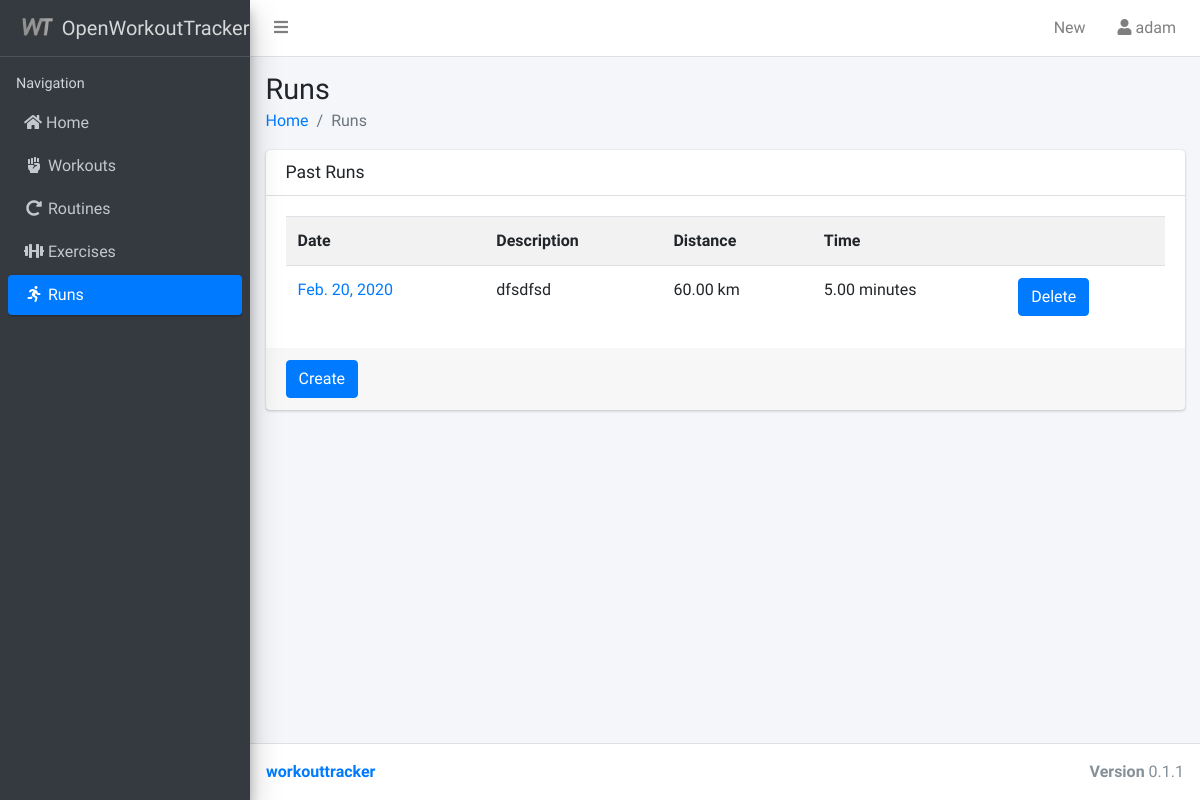
The page /runs/ (signed in) on the database as committed earlier.
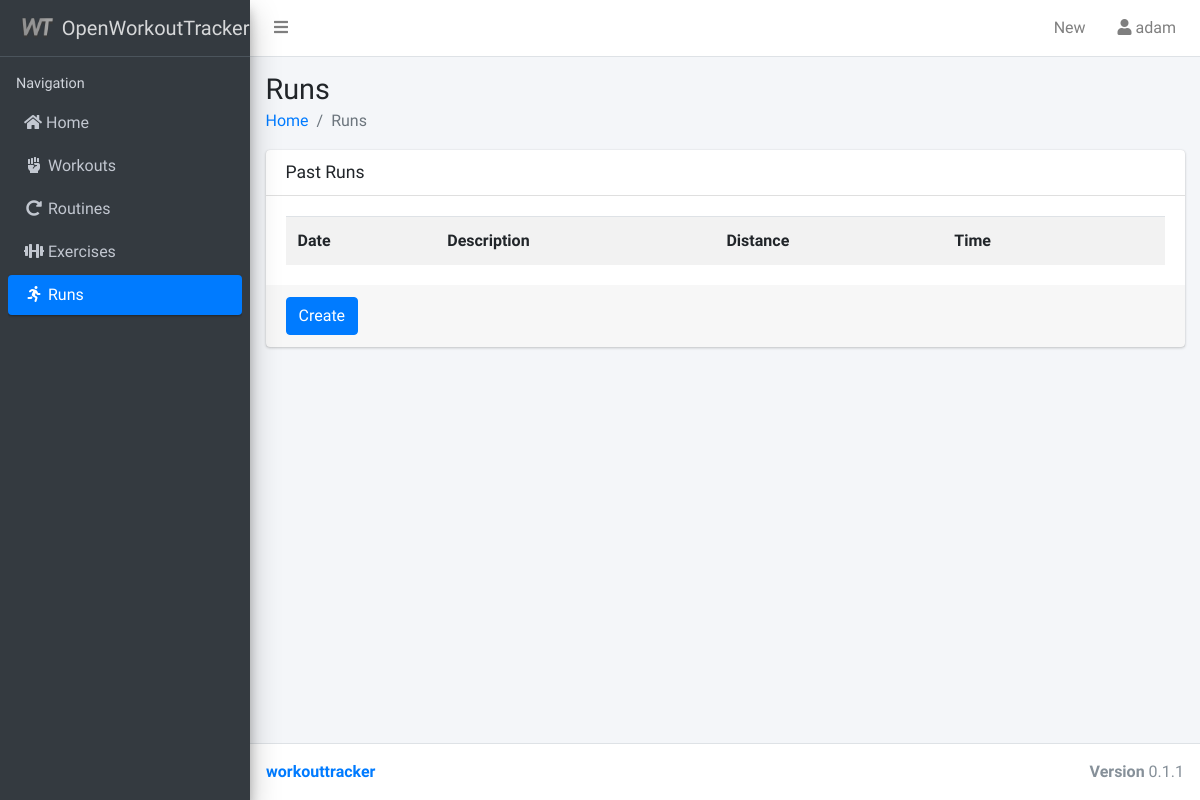
The same page on the database as committed later.
### workouttracker/models.py (models this page shows, shortened)
class Run(models.Model):
    date = models.DateField('Date of Run',default=date.today)
    description = models.TextField(blank=True, null=True)
    distance = models.DecimalField('Distance Ran - In km',max_digits=6, decimal_places=2, blank=True, null=True)
    time = models.DecimalField('Time - In Minutes',max_digits=6, decimal_places=2, blank=True, null=True)
    user = models.ForeignKey(User, on_delete=models.SET_NULL, null=True, blank=True)
    objects = RunQuerySet.as_manager()
    def get_absolute_url(self):
        return reverse('run_update', args=[self.pk])

### workouttracker/views/runs.py (the view)
class RunIndex(LoginRequiredMixin, generic.ListView):
    template_name = 'workouttracker/runs_overview.html'
    context_object_name = 'runs'
    def get_queryset(self):
        return Run.objects.belongsTo(self.request.user).dateDescending()
    def get_context_data(self, **kwargs):
        context = super().get_context_data(**kwargs)
        context['menu'] = 'runs'
        today = date.today()
        context['submenu'] = 'all'
        return context

### workouttracker/models.py (called while the page is built)
    def dateDescending(self):
        return self.order_by('-date')

    def belongsTo(self, user):
        return self.filter(user=user)

### workouttracker/templates/workouttracker/runs_overview.html (shortened to what this page needs)
{% extends 'workouttracker/base.html' %}
{% load humanize %}
{% block content_header %}
<h1>Runs
</h1>
<ol class="breadcrumb">
  <li class="breadcrumb-item"><a href="/">Home</a></li>
  <li class="breadcrumb-item active">Runs</li>
</ol>
{% endblock %}
{% block content %}
<div class="card">
<div class="card-header with-border">
  <h3 class="card-title"> Past Runs</h3>
</div>
<div class="card-body">
<table class="table table-striped">
  <tr>
    <th>Date</th>
    <th>Description</th>
    <th class="hidden-xs">Distance</th>
    <th class="hidden-xs">Time</th>
    <th class="hidden-xs"></th>
  </tr>
{% for run in runs %}
<tr>
  <td><a href="{{ run.get_absolute_url }}">{{ run.date }}</a></td>
  <td class="hidden-xs">{{ run.description }}</td>
  <td class="hidden-xs">{{ run.distance }} km</td>
  <td class="hidden-xs">{{ run.time }} minutes</td>
  <td class="hidden-xs"><a href="#" onclick="document.getElementById('delete_form_{{run.pk}}').submit();" class="btn btn-primary">Delete</a></td>
{% endfor %}
</table>
</div>
<div class="card-footer">
  <a href="{% url 'run_create' %}" class="btn btn-primary">Create</a>
</div>
</div>
{% endblock %}

Rows that differ between the two databases and show on the page:
removed Run: date "Feb. 20, 2020", description "dfsdfsd", distance "60.00", time "5.00"
